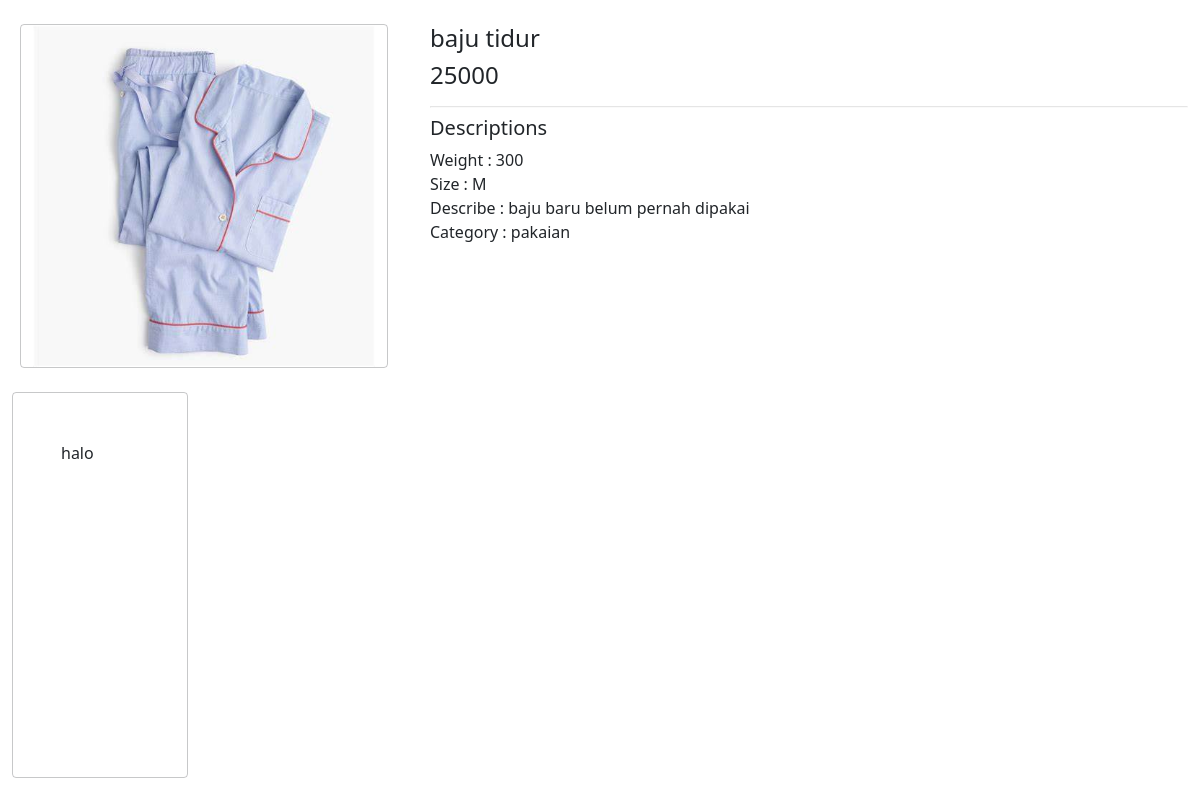
Page /detailProduct.php?product_id=1 on the committed database.
### tables this page shows
CREATE TABLE `product` (
  `product_id` int(100) NOT NULL,
  `product_name` varchar(100) NOT NULL,
  `product_price` int(100) NOT NULL,
  `product_weight` int(100) NOT NULL,
  `product_size` varchar(100) NOT NULL,
  `product_desc` varchar(500) NOT NULL,
  `product_category` varchar(100) NOT NULL,
  `user_id` int(100) NOT NULL,
  `product_img` text DEFAULT NULL
);

### detailProduct.php (the view, shortened to what this page needs)
<?php
    include 'api/connect.php';
    if((!isset($_GET['product_id'])) || empty($_GET['product_id']) || !is_numeric($_GET['product_id'])) {
        header('Location: index.php');
    } else {
    $product_id = $_GET['product_id'];
    $sql = 'SELECT *
            FROM product
            WHERE product_id = ?';
    $stmt = $conn->prepare($sql);
    $stmt->execute([$product_id]);
    $row = $stmt->fetch();
    }
?>
<!DOCTYPE html>
<html lang="en">
    <head>
        <link href="https://cdn.jsdelivr.net/npm/bootstrap@5.2.3/dist/css/bootstrap.min.css" rel="stylesheet">
    </head>
    <body>
        <div class="container-fluid">
            <br>
            <div class="row">
                <div class="col-md-4 col-sm-4 photo">
                    <div class="container border border-dark border-opacity-25 rounded-1">
                        <?php
                                if ($row['product_img'] == null) {
                                    echo '<p class="container text-center gy-10 py-5">No Image Available</p>';
                                }
                                else {
                                    echo '<img class="card-img-top" src="'. $row['product_img'] .'" alt="Card image" style="width:100%;">';
                                };
                        ?>
                    </div>
                </div>
                <div class="col-md-8 col-sm-8 product">
                    <div class="row">
                        <?php
                        echo '<h4>'.$row['product_name'].'</h4>';
                        echo '<h4>'.$row['product_price'].'</h4>';
                        ?>
                    </div>
                    <hr>
                    <div class="row">
                        <h5>Descriptions</h5>
                        <div>
                            <?php
                                echo 'Weight : ' . $row['product_weight'] . '<br>';
                                echo 'Size : ' . $row['product_size'] . '<br>';
                                echo 'Describe : ' . $row['product_desc'] . '<br>';
                                echo 'Category : ' . $row['product_category'];
                            ?>
                        </div>
                    </div>
                </div>
            </div>
            <br>
            <div class="row">
                <div class="col-md-2">
                    <div class="container border border-dark border-opacity-25 p-5 rounded-1">
                            halo
                            <br>
                            <br>
                            <br>
                            <br>
                            <br>
                            <br>
                            <br>
                            <br>
                            <br>
                            <br>
                            <br>
                            <br>
                        </div>
                </div>
            </div>
        </div>
    </body>
</html>

### detailProduct.php (style rules this page uses)
.photo { padding-left : 20px; }
.product { padding-left : 30px; }
hr { display: block; margin-top: 0.5em; margin-bottom: 0.5em; margin-left: auto; margin-right: auto; border-style: inset; border-width: 1px; }

### rows in the picture
product: product_img (picture), product_name "baju tidur", product_price "25000", product_weight "300", product_size "M", product_desc "baju baru belum pernah dipakai", product_category "pakaian"
